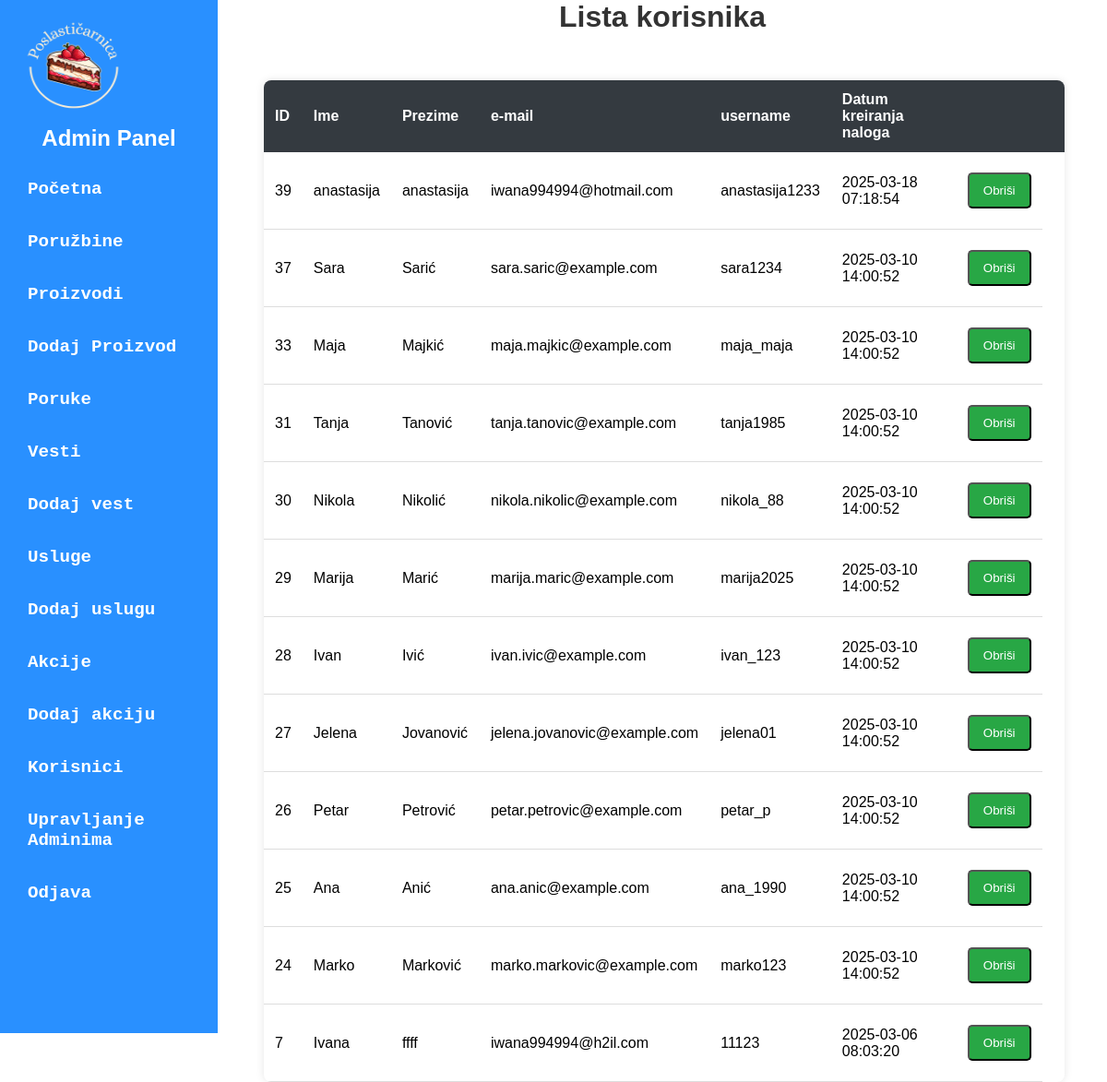
The app's page /admin/admin-dashboard.php?page=korisnici with its own data.
### tables this page shows
CREATE TABLE IF NOT EXISTS `user` (
  `id` int(10) unsigned NOT NULL AUTO_INCREMENT,
  `ime` varchar(50) NOT NULL DEFAULT '0',
  `prezime` varchar(50) NOT NULL DEFAULT '0',
  `email` varchar(50) NOT NULL DEFAULT '0',
  `username` varchar(50) NOT NULL,
  `password` varchar(50) NOT NULL,
  `role` enum('admin','user') NOT NULL DEFAULT 'user',
  `created_at` timestamp NOT NULL DEFAULT current_timestamp() ON UPDATE current_timestamp(),
  PRIMARY KEY (`id`),
  UNIQUE KEY `email` (`email`),
  UNIQUE KEY `username` (`username`)
);

### admin/model/korisnikModel.php (called while the page is built, shortened)
<?php
 include_once __DIR__ . '/../config/database.php';
$query = "SELECT * FROM user WHERE role='user' ORDER BY id DESC";
$query_run = mysqli_query($con, $query);
if ($query_run && mysqli_num_rows($query_run) > 0) {
    $korisnici = mysqli_fetch_all($query_run, MYSQLI_ASSOC);
} else {
    die("Greška: Nema poruka.");
}
?>

### admin/view/korisnik.php (the view, shortened to what this page needs)
<!DOCTYPE html>
<html lang="sr">
<head>
    <link rel="stylesheet" href="./public/table-style.css">
    <link rel="stylesheet" href="./public/pop-up.css">
    <link rel="stylesheet" href="./public/message-session.css">
</head>
<body>
    <h1>Lista korisnika</h1>
    <table >
        <tr>
            <th>ID</th>
            <th>Ime</th>
            <th>Prezime</th>
            <th>e-mail</th>
            <th>username</th>
            <th>Datum kreiranja naloga</th>
            <th> </th>
            <th> </th>
        </tr>
        <?php foreach ($korisnici as $korisnik): ?>
        <tr>
            <td><?=($korisnik['id']) ?></td>
            <td><?= ($korisnik['ime']) ?></td>
            <td><?= ($korisnik['prezime']) ?></td>
            <td><?= ($korisnik['email']) ?> </td>
            <td><?= ($korisnik['username']) ?> </td>
            <td><?= ($korisnik['created_at']) ?></td>
            <td>
            <form method="POST" action="./model/korisnikModel.php" id="deleteForm<?=$korisnik['id']?>">
                 <button type="button" onclick="deletePop(<?=$korisnik['id']?> )" id="dugme">Obriši</button>
            </form>
            </td>
        </tr>
        <?php endforeach; ?>
    </table>
</body>
</html>

### admin/public/admin-nav.css (style rules this page uses)
* { margin: 0; padding: 0; box-sizing: border-box; font-family: Arial, sans-serif; }

### admin/public/table-style.css (style rules this page uses)
h1 { text-align: center; color: #333; }
#dugme { display: inline-block; margin: 10px auto; padding: 10px 15px; text-decoration: none; color: white; background-color: #28a745; border-radius: 5px; text-align: center; }
table { width: 90%; margin: 50px; border-collapse: collapse; background-color: white; box-shadow: 0px 0px 10px rgba(0, 0, 0, 0.1); border-radius: 8px; overflow: hidden; }
th { background-color: #343a40; color: white; padding: 12px; text-align: left; }
td { padding: 12px; border-bottom: 1px solid #ddd; }

### records on screen
user: id "39", ime "anastasija", prezime "anastasija", email "iwana994994@hotmail.com", username "anastasija1233", created_at "2025-03-18 07:18:54"
user: id "37", ime "Sara", prezime "Sarić", email "sara.saric@example.com", username "sara1234", created_at "2025-03-10 14:00:52"
user: id "33", ime "Maja", prezime "Majkić", email "maja.majkic@example.com", username "maja_maja", created_at "2025-03-10 14:00:52"
user: id "31", ime "Tanja", prezime "Tanović", email "tanja.tanovic@example.com", username "tanja1985", created_at "2025-03-10 14:00:52"
user: id "30", ime "Nikola", prezime "Nikolić", email "nikola.nikolic@example.com", username "nikola_88", created_at "2025-03-10 14:00:52"
user: id "29", ime "Marija", prezime "Marić", email "marija.maric@example.com", username "marija2025", created_at "2025-03-10 14:00:52"
user: id "28", ime "Ivan", prezime "Ivić", email "ivan.ivic@example.com", username "ivan_123", created_at "2025-03-10 14:00:52"
user: id "27", ime "Jelena", prezime "Jovanović", email "jelena.jovanovic@example.com", username "jelena01", created_at "2025-03-10 14:00:52"
user: id "26", ime "Petar", prezime "Petrović", email "petar.petrovic@example.com", username "petar_p", created_at "2025-03-10 14:00:52"
user: id "25", ime "Ana", prezime "Anić", email "ana.anic@example.com", username "ana_1990", created_at "2025-03-10 14:00:52"
user: id "24", ime "Marko", prezime "Marković", email "marko.markovic@example.com", username "marko123", created_at "2025-03-10 14:00:52"
user: id "7", ime "Ivana", prezime "ffff", email "iwana994994@h2il.com", username "11123", created_at "2025-03-06 08:03:20"
